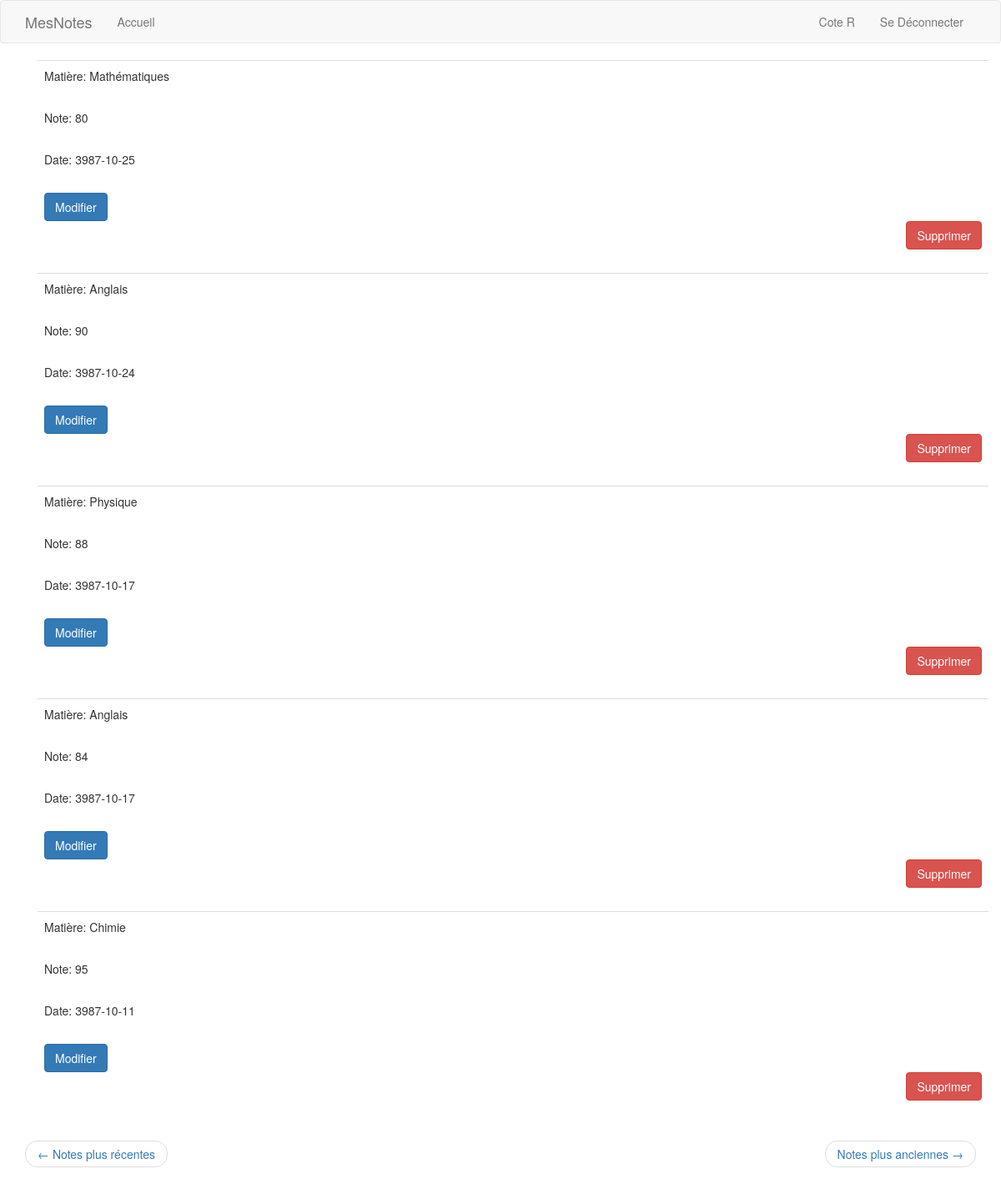
Screenshot of /notes?page=2 (signed in) with the database file from the repository.
### app/models.py (models this page shows, shortened)
class Grade(db.Model):
    id = db.Column(db.Integer, primary_key=True)
    mark = db.Column(db.Float, index=True)
    timestamp = db.Column(db.Integer, index=True, default=datetime.utcnow)
    normal_timestamp = db.Column(db.String(), index=True)
    subject = db.Column(db.String(), index=True)
    user_id = db.Column(db.Integer, db.ForeignKey('user.id'))
    def set_normal_timestamp(self, date):
        date_object = num2date(date)
        self.normal_timestamp = date_object.strftime('%Y-%m-%d')

### app/routes.py (the view)
@login_required
@app.route('/notes', methods=['GET', 'POST'])
def notes():
    user = User.query.filter_by(username=current_user.username).first()
    page = request.args.get('page', 1, type=int)
    grades = Grade.query.filter_by(user_id=user.id).order_by(Grade.timestamp.desc()).paginate(
             page, app.config['GRADES_PER_PAGE'], False)
    next_url = url_for('notes', page=grades.next_num) if grades.has_next else None
    prev_url = url_for('notes', page=grades.prev_num) if grades.has_prev else None
    for grade in grades.items:
        if grade.normal_timestamp == None:
            grade.set_normal_timestamp(grade.timestamp)
    return render_template('notes.html', title='Notes', grades=grades.items, next_url=next_url, prev_url=prev_url)

### app/models.py (called while the page is built)
@login.user_loader
def user_loader(id):
    return User.query.get(int(id))

### app/templates/notes.html
{% extends "base.html" %}
{% import "bootstrap/wtf.html" as wtf %}
{% block app_content %}
    <div class="container">
        {% for grade in grades %}
            {% include "_note.html" %}
        {% endfor %}
    </div>
    <nav aria-label='...'>
        <ul class="pager">
            <li class="previous {% if not prev_url %} disabled {% endif %}">
                <a href="{{ prev_url or '#' }}">
                    <span aria-hidden="true">&larr;</span> Notes plus récentes
                </a>
            </li>
            <li class="next {% if not next_url %} disabled {% endif %}">
                <a href="{{ next_url or '#' }}">
                    Notes plus anciennes <span aria-hidden="true">&rarr;</span>
                </a>
            </li>
        </ul>
    </nav>
{% endblock %}

### app/templates/_note.html (shortened to what this page needs)
<table class="table table-hover">
    <tr>
        <td>
            <p>Matière: {{ grade.subject }}</p>
            <br>
            <p>Note: {{ grade.mark }}</p>
            <br>
            <p>Date: {{ grade.normal_timestamp }}</p>
            <br>
            <button type="button" class="btn btn-primary" data-toggle="modal" data-target="#edit-grade-modal-{{ grade.id }}">Modifier</button>
            <form action="{{ url_for('delete_grade', grade_id=grade.id) }}" method="post">
                <button type="submit" class="btn btn-danger pull-right">Supprimer</button>
            </form>
        </td>
    </tr>
</table>

### rows the page displays
Grade: subject "Mathématiques", mark "80", normal_timestamp "3987-10-25"
Grade: subject "Anglais", mark "90", normal_timestamp "3987-10-24"
Grade: subject "Physique", mark "88", normal_timestamp "3987-10-17"
Grade: subject "Anglais", mark "84", normal_timestamp "3987-10-17"
Grade: subject "Chimie", mark "95", normal_timestamp "3987-10-11"
